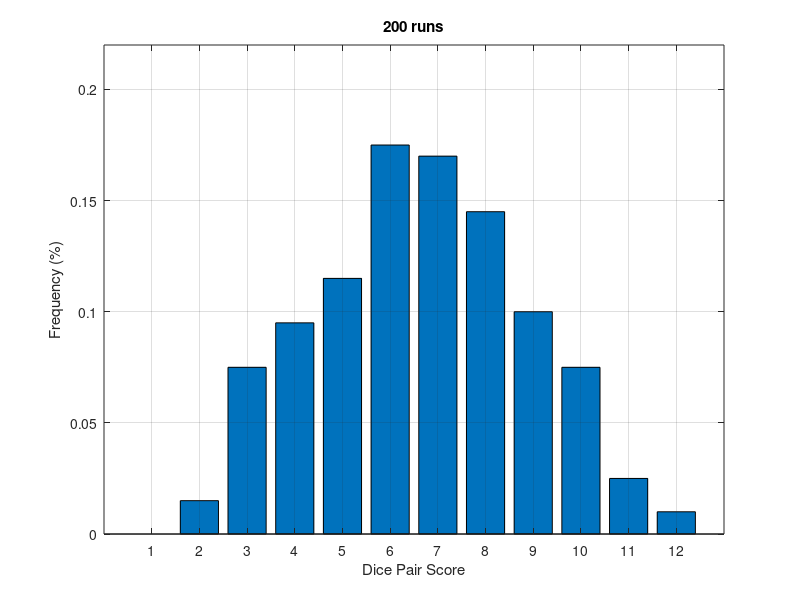

Recreate this plot in MATLAB.
% Chris Kreienkamp
% Section 10
% 1/31/17

% Write a program that simulates N rolls of a pair of dice and creates
% a bar chart with the percent frequency of each roll score
clear
clc

%% Set Parameters

% "N" keeps track of how many times the two dice are rolled
N = 200;

% Create 1x12 array keeping track of how many times you roll the dice
sumTracker = zeros(1,12);

%% Keep track of how many times each sum is rolled

% Use FOR loop to track the accumulation of "diceSum"
% "iroll" is the counter variable
for iroll = 1:N
    dice1 = randi(6);            % simulate one dice roll
    dice2 = randi(6);            % simulate a second dice roll
    diceSum = dice1 + dice2;     % find the sum of the two dice
    sumTracker(diceSum) = sumTracker(diceSum) + 1;
end

%% Calculate percent frequency and plot

% percent frequency is the number of times a sum is rolled divided by the
% total number of rolls
sumTracker = sumTracker / N;

% Plot data as a bar chart
bar(sumTracker)

% label axes, title, grid
xlabel('Dice Pair Score')
ylabel('Frequency (%)')
title('200 runs')
grid on

% set the y-axis to only go up to 22 percent
axis([0,13,0,.22])
